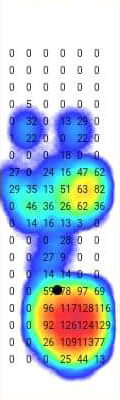
#> input picture downloaded_data/train/images/image_0047.png, 120 x 400 px; its folder holds 3 pictures in this run
$ python preprocess.py
#> lines starting #> are read from the running program, lines starting #| are printed output that depends on the picture
''' Libraries '''
import os
from tqdm import tqdm
import math
from PIL import Image, ImageFilter
import pandas as pd


''' Parameters '''
LIMIT = 100


''' Functions '''
def add_margin(pil_img, top, right, bottom, left, color):
    width, height = pil_img.size
    new_width = width + right + left
    new_height = height + top + bottom
    result = Image.new(pil_img.mode, (new_width, new_height), color)
    result.paste(pil_img, (left, top))
    return result


def process_images(target, image_directory, image_name, shift):

#> called with target = 'train', image_directory = '../downloaded_data/train/images', image_name = 'image_0047.png', shift = 0
    image_index = int(image_name[6:10]) + shift

    saving_directory = 'processed_train_data' if target == 'train' else 'processed_test_data'
    if not os.path.exists(saving_directory): os.makedirs(saving_directory)

    # original image
    original_image = Image.open(f"{image_directory}/{image_name}")
#> original_image is the input picture: PIL image 120x400 RGB; mean R, G, B 181.9, 199.8, 215
    original_image.save(f'{saving_directory}/image_{image_index:04d}_original.png')

    # cropped image
    cropped_image = original_image
    image_pixel = cropped_image.load()
    left = 18  # right foot: 18~120 (102)
    for h in range(48, 364):
        R, G, B = image_pixel[10, h]
        if R <= 100 and G <= 100 and B <= 100 and R == G and G == B:
            left = 9  # left foot: 9~111 (102)
            break
#> this loop made 8 passes
#> (R, G, B) on passes 1 to 8: (235, 235, 235), (158, 158, 158), (149, 149, 149), (175, 175, 175), (156, 156, 156), (133, 133, 133), (118, 118, 118), (89, 89, 89)
    #                                         top   right   bottom
    cropped_image = original_image.crop((left, 48, left+102, 364))
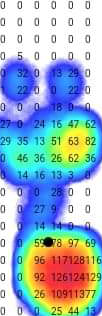
#> cropped_image: PIL image 102x316 RGB; mean R, G, B 155.6, 179.6, 197.1
    cropped_image = add_margin(cropped_image, 42, 9, 42, 9, (0, 0, 0))
#> in add_margin, `result = Image.new(pil_img.mode, (new_width, new_height), color)`: result: PIL image 120x400 RGB; every value is 0
#> in add_margin, `result.paste(pil_img, (left, top))`:
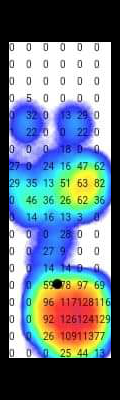
#> result: PIL image 120x400 RGB; mean R, G, B 104.5, 120.6, 132.4
    cropped_image.save(f'{saving_directory}/image_{image_index:04d}_cropped.png')

    # color image
    color_image = original_image
    image_pixel = color_image.load()
    for h in range(400):
        for w in range(120):
            R, G, B = image_pixel[w, h]
            if R <= 175 and G <= 175 and B <= 175: image_pixel[w, h] = image_pixel[w, h-1]
    color_image = color_image.filter(ImageFilter.BLUR)
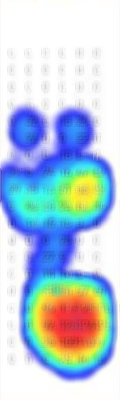
#> color_image: PIL image 120x400 RGB; mean R, G, B 186, 204.2, 219
    color_image.save(f'{saving_directory}/image_{image_index:04d}_color.png')


def combine_csv(csv_file_path_1, csv_file_path_2):
    csv_file_1 = pd.read_csv(csv_file_path_1)
    csv_file_2 = pd.read_csv(csv_file_path_2)
    output_csv_file = pd.concat([csv_file_1, csv_file_2], ignore_index=True)
    output_csv_file = output_csv_file.drop('images', axis=1)
    if not os.path.exists('processed_train_data'): os.makedirs('processed_train_data')
    output_csv_file.to_csv(r"processed_train_data/annotation.csv")


''' Execution '''
if __name__ == '__main__':

    os.system('cls')

    image_directory = r"../downloaded_data/train/images"
    image_name_list = os.listdir(image_directory)
    for image_name in tqdm(image_name_list, desc=f"Processing training images: {image_directory}", ascii=True):
       process_images('train', image_directory, image_name, 0)
#> pass 2 of the loop `for image_name in tqdm(image_name_list, desc=f"Processing training ima..`:
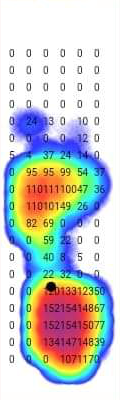
#> input picture downloaded_data/train/images/image_0049.png, 120 x 400 px
#> in process_images, original_image is the input picture: PIL image 120x400 RGB; mean R, G, B 197.3, 202.2, 201.2
#> the loop in process_images (call 2), `for h in range(48, 364):` made 8 passes
#> in add_margin (call 2), `result.paste(pil_img, (left, top))`:
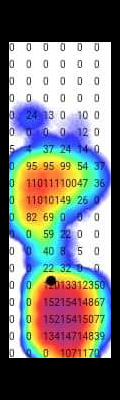
#> result: PIL image 120x400 RGB; mean R, G, B 119, 121.9, 120.1
#> in process_images (call 2), `color_image = color_image.filter(ImageFilter.BLUR)`:
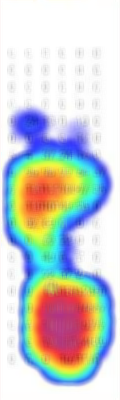
#> color_image: PIL image 120x400 RGB; mean R, G, B 202.4, 207.3, 205.7
#> pass 3 of the loop `for image_name in tqdm(image_name_list, desc=f"Processing training ima..`:
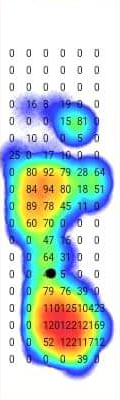
#> input picture downloaded_data/train/images/image_0051.png, 120 x 400 px
#> in process_images, original_image is the input picture: PIL image 120x400 RGB; mean R, G, B 191.3, 209.5, 206.8
#> the loop in process_images (call 3), `for h in range(48, 364):` made 8 passes
#> in add_margin (call 3), `result.paste(pil_img, (left, top))`:
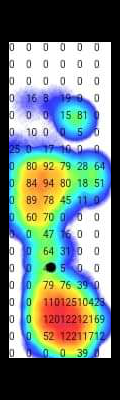
#> result: PIL image 120x400 RGB; mean R, G, B 112, 129.3, 123.9
#> in process_images (call 3), `color_image = color_image.filter(ImageFilter.BLUR)`:
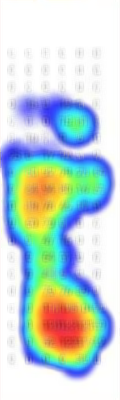
#> color_image: PIL image 120x400 RGB; mean R, G, B 195.6, 214.2, 211.1

    image_directory = r"../downloaded_data/train_20210106/images"
    image_name_list = os.listdir(image_directory)
    for image_name in tqdm(image_name_list, desc=f"Processing training images: {image_directory}", ascii=True):
       process_images('train', image_directory, image_name, 1000)
#> pass 2 of the loop `for image_name in tqdm(image_name_list, desc=f"Processing training ima..`:
#> pass 3 of the loop `for image_name in tqdm(image_name_list, desc=f"Processing training ima..`:

    csv_file_path_1 = r"../downloaded_data/train/annotation.csv"
    csv_file_path_2 = r"../downloaded_data/train_20210106/annotation.csv"
    print("Combining training annotation files.")
    combine_csv(csv_file_path_1, csv_file_path_2)
#> (the run stopped early here; a loop or call above may not have finished)
